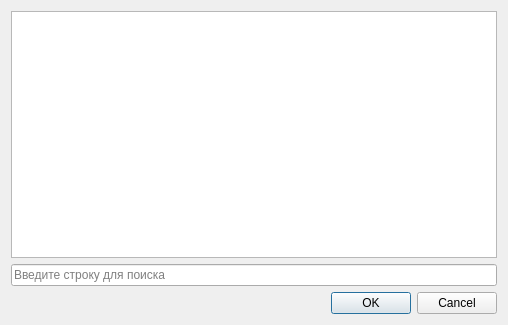
<?xml version="1.0" encoding="UTF-8"?>
<ui version="4.0">
 <class>SelectFilteredDlg</class>
 <widget class="QDialog" name="SelectFilteredDlg">
  <property name="geometry">
   <rect>
    <x>0</x>
    <y>0</y>
    <width>508</width>
    <height>325</height>
   </rect>
  </property>
  <property name="windowTitle">
   <string>Выбор значений</string>
  </property>
  <layout class="QVBoxLayout" name="verticalLayout">
   <item>
    <widget class="QTreeView" name="treeView">
     <property name="editTriggers">
      <set>QAbstractItemView::NoEditTriggers</set>
     </property>
     <property name="uniformRowHeights">
      <bool>true</bool>
     </property>
     <property name="itemsExpandable">
      <bool>false</bool>
     </property>
    </widget>
   </item>
   <item>
    <widget class="QLineEdit" name="lineEdit">
     <property name="placeholderText">
      <string>Введите строку для поиска</string>
     </property>
    </widget>
   </item>
   <item>
    <widget class="QDialogButtonBox" name="buttonBox">
     <property name="orientation">
      <enum>Qt::Horizontal</enum>
     </property>
     <property name="standardButtons">
      <set>QDialogButtonBox::Cancel|QDialogButtonBox::Ok</set>
     </property>
    </widget>
   </item>
  </layout>
 </widget>
 <resources/>
 <connections>
  <connection>
   <sender>buttonBox</sender>
   <signal>accepted()</signal>
   <receiver>SelectFilteredDlg</receiver>
   <slot>accept()</slot>
   <hints>
    <hint type="sourcelabel">
     <x>248</x>
     <y>254</y>
    </hint>
    <hint type="destinationlabel">
     <x>157</x>
     <y>274</y>
    </hint>
   </hints>
  </connection>
  <connection>
   <sender>buttonBox</sender>
   <signal>rejected()</signal>
   <receiver>SelectFilteredDlg</receiver>
   <slot>reject()</slot>
   <hints>
    <hint type="sourcelabel">
     <x>316</x>
     <y>260</y>
    </hint>
    <hint type="destinationlabel">
     <x>286</x>
     <y>274</y>
    </hint>
   </hints>
  </connection>
 </connections>
</ui>
